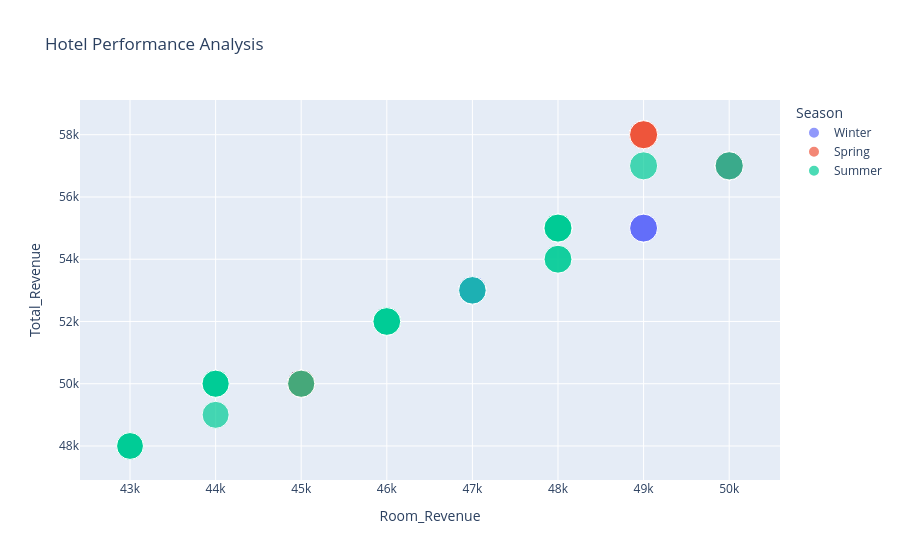

Here is the notebook cell this chart was saved with:
### Markdown cell above
# Hotel Performance Analysis

### Code cell
fig= px.scatter(df,x="Room_Revenue",y="Total_Revenue",color="Season",size="Occupancy_Rate",hover_data="Date",
                title="Hotel Performance Analysis") 
fig.show()
